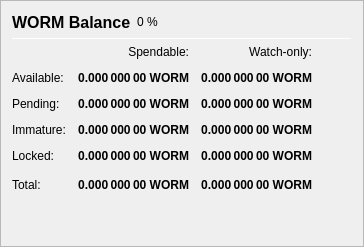
                   <widget class="QFrame" name="frame_Balances">
                    <property name="frameShape">
                     <enum>QFrame::StyledPanel</enum>
                    </property>
                    <property name="frameShadow">
                     <enum>QFrame::Raised</enum>
                    </property>
                    <layout class="QVBoxLayout" name="verticalLayout_4">
                     <item>
                      <layout class="QHBoxLayout" name="horizontalLayout_4">
                       <item>
                        <widget class="QLabel" name="label_5">
                         <property name="minimumSize">
                          <size>
                           <width>0</width>
                           <height>20</height>
                          </size>
                         </property>
                         <property name="font">
                          <font>
                           <pointsize>12</pointsize>
                           <weight>75</weight>
                           <bold>true</bold>
                          </font>
                         </property>
                         <property name="text">
                          <string>WORM Balance</string>
                         </property>
                        </widget>
                       </item>
                       <item>
                        <widget class="QLabel" name="labelWORMPercent">
                         <property name="text">
                          <string notr="true">0 %</string>
                         </property>
                        </widget>
                       </item>
                       <item>
                        <spacer name="horizontalSpacer_3">
                         <property name="orientation">
                          <enum>Qt::Horizontal</enum>
                         </property>
                         <property name="sizeHint" stdset="0">
                          <size>
                           <width>40</width>
                           <height>20</height>
                          </size>
                         </property>
                        </spacer>
                       </item>
                      </layout>
                     </item>
                     <item>
                      <widget class="Line" name="line_Balance">
                       <property name="minimumSize">
                        <size>
                         <width>0</width>
                         <height>1</height>
                        </size>
                       </property>
                       <property name="maximumSize">
                        <size>
                         <width>16777215</width>
                         <height>1</height>
                        </size>
                       </property>
                       <property name="orientation">
                        <enum>Qt::Horizontal</enum>
                       </property>
                      </widget>
                     </item>
                     <item>
                      <layout class="QGridLayout" name="gridLayout">
                       <property name="spacing">
                        <number>12</number>
                       </property>
                       <item row="0" column="1">
                        <widget class="QLabel" name="labelSpendable">
                         <property name="text">
                          <string>Spendable:</string>
                         </property>
                         <property name="alignment">
                          <set>Qt::AlignRight|Qt::AlignTrailing|Qt::AlignVCenter</set>
                         </property>
                        </widget>
                       </item>
                       <item row="0" column="2">
                        <widget class="QLabel" name="labelWatchonly">
                         <property name="text">
                          <string>Watch-only:</string>
                         </property>
                         <property name="alignment">
                          <set>Qt::AlignRight|Qt::AlignTrailing|Qt::AlignVCenter</set>
                         </property>
                        </widget>
                       </item>
                       <item row="1" column="0">
                        <widget class="QLabel" name="labelBalanceText">
                         <property name="text">
                          <string>Available:</string>
                         </property>
                        </widget>
                       </item>
                       <item row="1" column="1">
                        <widget class="QLabel" name="labelBalance">
                         <property name="font">
                          <font>
                           <weight>75</weight>
                           <bold>true</bold>
                          </font>
                         </property>
                         <property name="cursor">
                          <cursorShape>IBeamCursor</cursorShape>
                         </property>
                         <property name="toolTip">
                          <string>Your current spendable balance</string>
                         </property>
                         <property name="text">
                          <string notr="true">0.000 000 00 WORM</string>
                         </property>
                         <property name="alignment">
                          <set>Qt::AlignRight|Qt::AlignTrailing|Qt::AlignVCenter</set>
                         </property>
                         <property name="textInteractionFlags">
                          <set>Qt::LinksAccessibleByMouse|Qt::TextSelectableByKeyboard|Qt::TextSelectableByMouse</set>
                         </property>
                        </widget>
                       </item>
                       <item row="1" column="2">
                        <widget class="QLabel" name="labelWatchAvailable">
                         <property name="font">
                          <font>
                           <weight>75</weight>
                           <bold>true</bold>
                          </font>
                         </property>
                         <property name="cursor">
                          <cursorShape>IBeamCursor</cursorShape>
                         </property>
                         <property name="toolTip">
                          <string>Your current balance in watch-only addresses</string>
                         </property>
                         <property name="text">
                          <string notr="true">0.000 000 00 WORM</string>
                         </property>
                         <property name="alignment">
                          <set>Qt::AlignRight|Qt::AlignTrailing|Qt::AlignVCenter</set>
                         </property>
                         <property name="textInteractionFlags">
                          <set>Qt::LinksAccessibleByMouse|Qt::TextSelectableByKeyboard|Qt::TextSelectableByMouse</set>
                         </property>
                        </widget>
                       </item>
                       <item row="2" column="0">
                        <widget class="QLabel" name="labelPendingText">
                         <property name="text">
                          <string>Pending:</string>
                         </property>
                        </widget>
                       </item>
                       <item row="2" column="1">
                        <widget class="QLabel" name="labelUnconfirmed">
                         <property name="font">
                          <font>
                           <weight>75</weight>
                           <bold>true</bold>
                          </font>
                         </property>
                         <property name="cursor">
                          <cursorShape>IBeamCursor</cursorShape>
                         </property>
                         <property name="toolTip">
                          <string>Total of transactions that have yet to be confirmed, and do not yet count toward the spendable balance</string>
                         </property>
                         <property name="text">
                          <string notr="true">0.000 000 00 WORM</string>
                         </property>
                         <property name="alignment">
                          <set>Qt::AlignRight|Qt::AlignTrailing|Qt::AlignVCenter</set>
                         </property>
                         <property name="textInteractionFlags">
                          <set>Qt::LinksAccessibleByMouse|Qt::TextSelectableByKeyboard|Qt::TextSelectableByMouse</set>
                         </property>
                        </widget>
                       </item>
                       <item row="2" column="2">
                        <widget class="QLabel" name="labelWatchPending">
                         <property name="font">
                          <font>
                           <weight>75</weight>
                           <bold>true</bold>
                          </font>
                         </property>
                         <property name="cursor">
                          <cursorShape>IBeamCursor</cursorShape>
                         </property>
                         <property name="toolTip">
                          <string>Unconfirmed transactions to watch-only addresses</string>
                         </property>
                         <property name="text">
                          <string notr="true">0.000 000 00 WORM</string>
                         </property>
                         <property name="alignment">
                          <set>Qt::AlignRight|Qt::AlignTrailing|Qt::AlignVCenter</set>
                         </property>
                         <property name="textInteractionFlags">
                          <set>Qt::LinksAccessibleByMouse|Qt::TextSelectableByKeyboard|Qt::TextSelectableByMouse</set>
                         </property>
                        </widget>
                       </item>
                       <item row="3" column="0">
                        <widget class="QLabel" name="labelImmatureText">
                         <property name="text">
                          <string>Immature:</string>
                         </property>
                        </widget>
                       </item>
                       <item row="3" column="1">
                        <widget class="QLabel" name="labelImmature">
                         <property name="font">
                          <font>
                           <weight>75</weight>
                           <bold>true</bold>
                          </font>
                         </property>
                         <property name="cursor">
                          <cursorShape>IBeamCursor</cursorShape>
                         </property>
                         <property name="toolTip">
                          <string>Staked or masternode rewards that has not yet matured</string>
                         </property>
                         <property name="text">
                          <string notr="true">0.000 000 00 WORM</string>
                         </property>
                         <property name="alignment">
                          <set>Qt::AlignRight|Qt::AlignTrailing|Qt::AlignVCenter</set>
                         </property>
                         <property name="textInteractionFlags">
                          <set>Qt::LinksAccessibleByMouse|Qt::TextSelectableByKeyboard|Qt::TextSelectableByMouse</set>
                         </property>
                        </widget>
                       </item>
                       <item row="3" column="2">
                        <widget class="QLabel" name="labelWatchImmature">
                         <property name="font">
                          <font>
                           <weight>75</weight>
                           <bold>true</bold>
                          </font>
                         </property>
                         <property name="cursor">
                          <cursorShape>IBeamCursor</cursorShape>
                         </property>
                         <property name="toolTip">
                          <string>Staked or masternode rewards in watch-only addresses that has not yet matured</string>
                         </property>
                         <property name="text">
                          <string notr="true">0.000 000 00 WORM</string>
                         </property>
                         <property name="alignment">
                          <set>Qt::AlignRight|Qt::AlignTrailing|Qt::AlignVCenter</set>
                         </property>
                         <property name="textInteractionFlags">
                          <set>Qt::LinksAccessibleByMouse|Qt::TextSelectableByKeyboard|Qt::TextSelectableByMouse</set>
                         </property>
                        </widget>
                       </item>
                       <item row="4" column="0">
                        <widget class="QLabel" name="labelLockedBalanceText">
                         <property name="toolTip">
                          <string>Locked WORM or Masternode collaterals. These are excluded from zWORM minting.</string>
                         </property>
                         <property name="text">
                          <string>Locked:</string>
                         </property>
                        </widget>
                       </item>
                       <item row="4" column="1">
                        <widget class="QLabel" name="labelLockedBalance">
                         <property name="font">
                          <font>
                           <weight>75</weight>
                           <bold>true</bold>
                          </font>
                         </property>
                         <property name="cursor">
                          <cursorShape>IBeamCursor</cursorShape>
                         </property>
                         <property name="toolTip">
                          <string>Locked WORM or Masternode collaterals. These are excluded from zWORM minting.</string>
                         </property>
                         <property name="text">
                          <string notr="true">0.000 000 00 WORM</string>
                         </property>
                         <property name="alignment">
                          <set>Qt::AlignRight|Qt::AlignTrailing|Qt::AlignVCenter</set>
                         </property>
                         <property name="textInteractionFlags">
                          <set>Qt::LinksAccessibleByMouse|Qt::TextSelectableByKeyboard|Qt::TextSelectableByMouse</set>
                         </property>
                        </widget>
                       </item>
                       <item row="4" column="2">
                        <widget class="QLabel" name="labelWatchLocked">
                         <property name="font">
                          <font>
                           <weight>75</weight>
                           <bold>true</bold>
                          </font>
                         </property>
                         <property name="cursor">
                          <cursorShape>IBeamCursor</cursorShape>
                         </property>
                         <property name="toolTip">
                          <string>Current locked balance in watch-only addresses</string>
                         </property>
                         <property name="text">
                          <string notr="true">0.000 000 00 WORM</string>
                         </property>
                         <property name="alignment">
                          <set>Qt::AlignRight|Qt::AlignTrailing|Qt::AlignVCenter</set>
                         </property>
                         <property name="textInteractionFlags">
                          <set>Qt::LinksAccessibleByMouse|Qt::TextSelectableByKeyboard|Qt::TextSelectableByMouse</set>
                         </property>
                        </widget>
                       </item>
                       <item row="5" column="0">
                        <widget class="QLabel" name="labelTotalText">
                         <property name="toolTip">
                          <string>Your current WORM balance, unconfirmed and immature transactions included</string>
                         </property>
                         <property name="text">
                          <string>Total:</string>
                         </property>
                        </widget>
                       </item>
                       <item row="5" column="1">
                        <widget class="QLabel" name="labelTotal">
                         <property name="font">
                          <font>
                           <weight>75</weight>
                           <bold>true</bold>
                          </font>
                         </property>
                         <property name="cursor">
                          <cursorShape>IBeamCursor</cursorShape>
                         </property>
                         <property name="toolTip">
                          <string>Your current WORM balance, unconfirmed and immature transactions included</string>
                         </property>
                         <property name="text">
                          <string notr="true">0.000 000 00 WORM</string>
                         </property>
                         <property name="alignment">
                          <set>Qt::AlignRight|Qt::AlignTrailing|Qt::AlignVCenter</set>
                         </property>
                         <property name="textInteractionFlags">
                          <set>Qt::LinksAccessibleByMouse|Qt::TextSelectableByKeyboard|Qt::TextSelectableByMouse</set>
                         </property>
                        </widget>
                       </item>
                       <item row="5" column="2">
                        <widget class="QLabel" name="labelWatchTotal">
                         <property name="font">
                          <font>
                           <weight>75</weight>
                           <bold>true</bold>
                          </font>
                         </property>
                         <property name="cursor">
                          <cursorShape>IBeamCursor</cursorShape>
                         </property>
                         <property name="toolTip">
                          <string>Current total balance in watch-only addresses</string>
                         </property>
                         <property name="text">
                          <string notr="true">0.000 000 00 WORM</string>
                         </property>
                         <property name="alignment">
                          <set>Qt::AlignRight|Qt::AlignTrailing|Qt::AlignVCenter</set>
                         </property>
                         <property name="textInteractionFlags">
                          <set>Qt::LinksAccessibleByMouse|Qt::TextSelectableByKeyboard|Qt::TextSelectableByMouse</set>
                         </property>
                        </widget>
                       </item>
                       <item row="5" column="3">
                        <spacer name="horizontalSpacer_9">
                         <property name="orientation">
                          <enum>Qt::Horizontal</enum>
                         </property>
                         <property name="sizeHint" stdset="0">
                          <size>
                           <width>40</width>
                           <height>20</height>
                          </size>
                         </property>
                        </spacer>
                       </item>
                      </layout>
                     </item>
                     <item>
                      <spacer name="verticalSpacer_3">
                       <property name="orientation">
                        <enum>Qt::Vertical</enum>
                       </property>
                       <property name="sizeHint" stdset="0">
                        <size>
                         <width>20</width>
                         <height>40</height>
                        </size>
                       </property>
                      </spacer>
                     </item>
                    </layout>
                   </widget>
